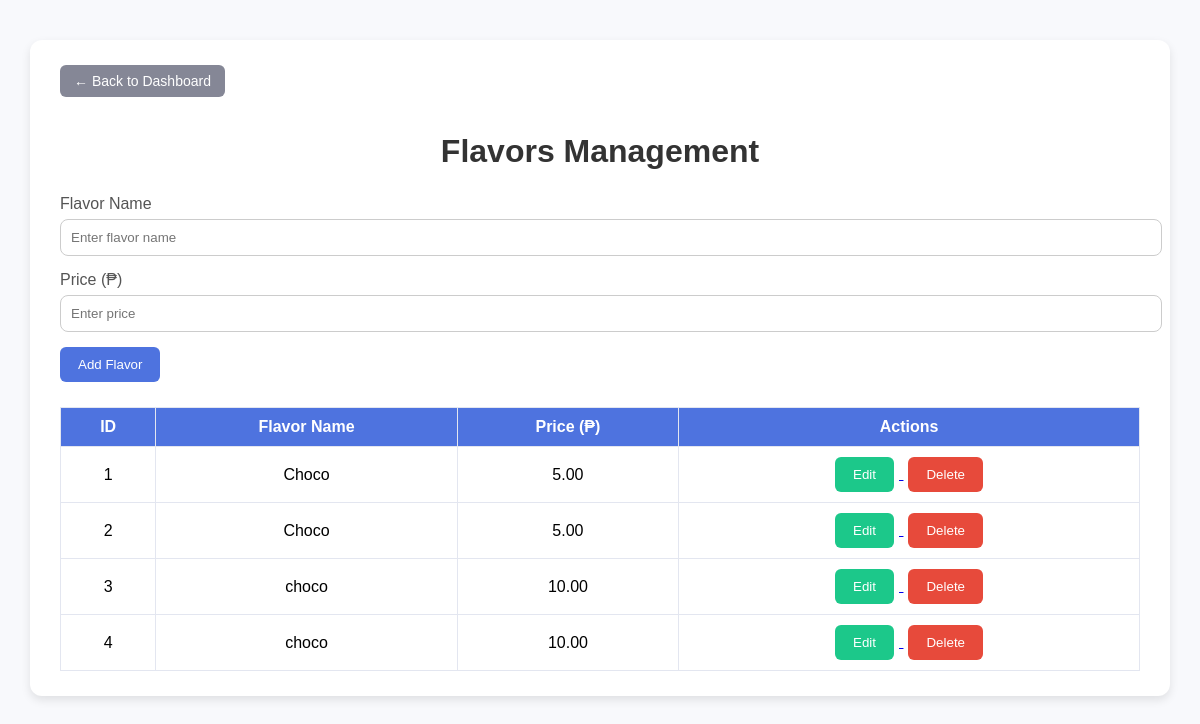
The app's page /flavors/ with its own data.
### dashboard/models.py (models this page shows, shortened)
class Flavor(models.Model):
    name = models.CharField(max_length=100)
    price = models.DecimalField(max_digits=6, decimal_places=2)
    is_available = models.BooleanField(default=True)
    created_at = models.DateTimeField(auto_now_add=True)

### dashboard/views.py (the view)
# urls.py: path('flavors/', views.flavors, name='flavors'),
def flavors(request):
    if request.method == 'POST':
        name = request.POST.get('name')
        price = request.POST.get('price')
        if name and price:  # prevent empty form submission
            Flavor.objects.create(name=name, price=price)
        return redirect('flavors')
    flavors = Flavor.objects.all()
    return render(request, 'dashboard/flavors.html', {'flavors': flavors})

### dashboard/templates/dashboard/flavors.html (shortened to what this page needs)
{% load static %}
<!DOCTYPE html>
<html lang="en">
<head>
    <link rel="stylesheet" href="{% static 'css/crud.css' %}">
</head>
<body>
<div class="container">
    <a href="{% url 'home' %}" class="back-btn">← Back to Dashboard</a>
    <h1>Flavors Management</h1>
    <form method="post" class="create-form">
        <div class="form-group">
            <label for="name">Flavor Name</label>
            <input type="text" id="name" name="name" placeholder="Enter flavor name" required>
        </div>
        <div class="form-group">
            <label for="price">Price (₱)</label>
            <input type="number" id="price" name="price" placeholder="Enter price" required>
        </div>
        <button type="submit">Add Flavor</button>
    </form>
    <table>
        <thead>
            <tr>
                <th>ID</th>
                <th>Flavor Name</th>
                <th>Price (₱)</th>
                <th>Actions</th>
            </tr>
        </thead>
        <tbody>
            {% for f in flavors %}
            <tr>
                <td>{{ f.id }}</td>
                <td>{{ f.name }}</td>
                <td>{{ f.price }}</td>
                <td class="action-buttons">
                    <a href="{% url 'update_flavor' f.id %}">
                        <button type="button" class="edit-btn">Edit</button>
                    </a>
                    <a href="{% url 'delete_flavor' f.id %}">
                        <button type="button" class="delete-btn">Delete</button>
                    </a>
                </td>
            </tr>
            {% empty %}
            <tr><td colspan="4">No flavors added yet.</td></tr>
            {% endfor %}
        </tbody>
    </table>
</div>
</body>
</html>

### dashboard/static/css/crud.css (style rules this page uses)
body { font-family: "Poppins", sans-serif; background-color: #f8f9fc; margin: 0; padding: 0; }
.container { width: 90%; max-width: 1100px; margin: 40px auto; background: white; border-radius: 12px; padding: 25px 30px; box-shadow: 0 4px 10px rgba(0,0,0,0.1); }
h1 { color: #333; text-align: center; margin-bottom: 25px; }
.form-group { margin-bottom: 15px; }
label { display: block; margin-bottom: 6px; color: #555; }
input[type="text"], input[type="number"] { width: 100%; padding: 10px; border-radius: 8px; border: 1px solid #ccc; }
button { background-color: #4e73df; color: white; border: none; padding: 10px 18px; border-radius: 6px; cursor: pointer; font-weight: 500; transition: background-color 0.3s; }
table { width: 100%; border-collapse: collapse; margin-top: 25px; }
table th, table td { border: 1px solid #e3e6f0; padding: 10px; text-align: center; }
table th { background-color: #4e73df; color: white; }
.action-buttons button { margin: 0 5px; }
.edit-btn { background-color: #1cc88a; }
.delete-btn { background-color: #e74a3b; }
.back-btn { display: inline-block; margin-bottom: 15px; background-color: #858796; color: white; text-decoration: none; padding: 8px 14px; border-radius: 6px; font-size: 14px; transition: background-color 0.3s; }

### records on screen
Flavor: id "1", name "Choco", price "5.00"
Flavor: id "2", name "Choco", price "5.00"
Flavor: id "3", name "choco", price "10.00"
Flavor: id "4", name "choco", price "10.00"
